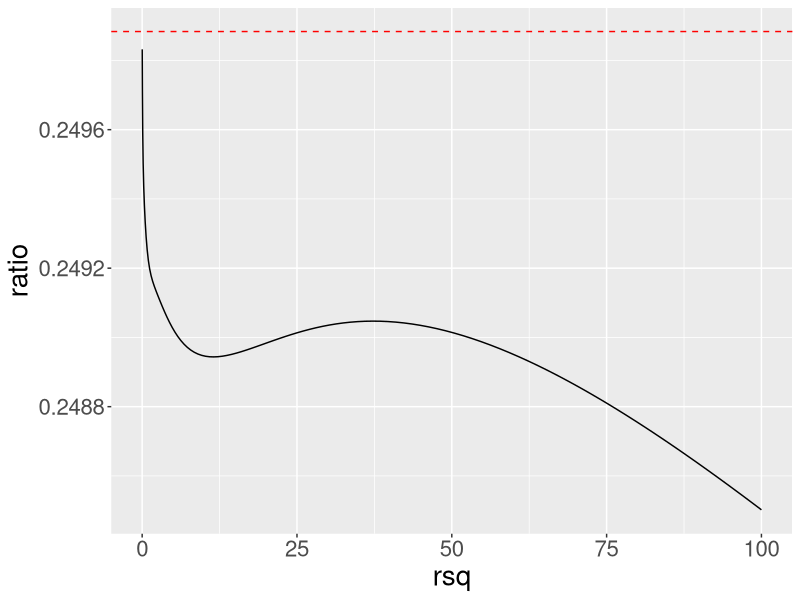
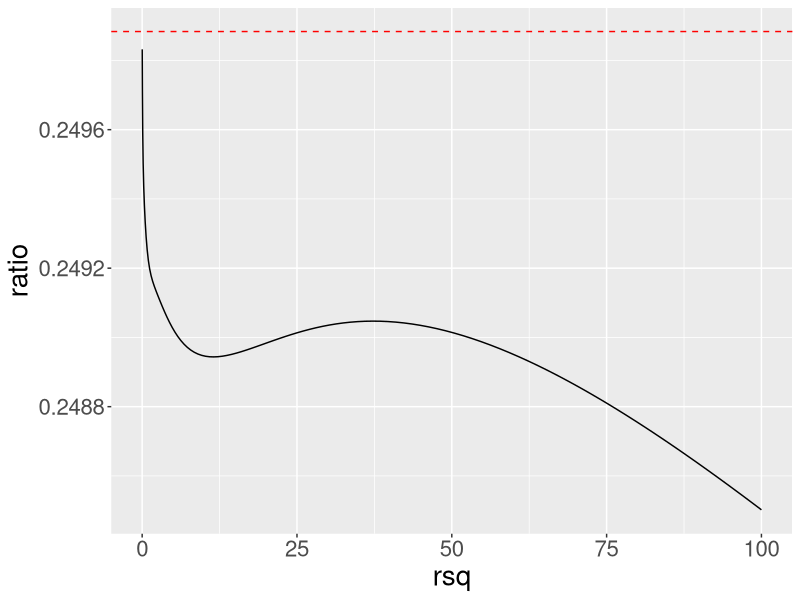

The R source for these figures, in order: (Note: a time limit stopped this script after it produced the figures.)
set.seed(123)

n <- 5e6
rsqVec <- c((1 : 100) / 10)^2
ratioVec <- rep(NA, length(rsqVec))
X <- matrix(rnorm(n * 3), n, 3)
ratioThres <- cov((X[, 1] - X[, 2])^2, (X[, 1] - X[, 3])^2) / 
  var((X[, 1] - X[, 2])^2)
for(i in 1 : length(rsqVec))
{
  rsq <- rsqVec[i]
  ratioVec[i] <- cov(- (X[, 1] - X[, 2])^2, exp(- rsq * (X[, 1] - X[, 3])^2)) / 
    cov(- (X[, 1] - X[, 2])^2, exp(- rsq * (X[, 1] - X[, 2])^2))
}
ratioVec

library(ggplot2)
mydf <- data.frame(rsq = rsqVec, ratio = ratioVec)
ggplot(data = mydf, aes(x = rsq, y = ratio)) +
  geom_line() +
  geom_hline(yintercept = ratioThres, size = 0.5, 
             color = "red", lty = "dashed") +
  theme(text = element_text(size = 20))
ggsave(paste0("normal_locs_ratio.pdf"), width = 7, height = 5)




set.seed(123)

n <- 5e6
rsqVec <- c((1 : 100) / 10)^2
ratioVec <- rep(NA, length(rsqVec))
X <- matrix(runif(n * 3, min = -0.5, max = 0.5), n, 3)
ratioThres <- cov((X[, 1] - X[, 2])^2, (X[, 1] - X[, 3])^2) / 
  var((X[, 1] - X[, 2])^2)
for(i in 1 : length(rsqVec))
{
  rsq <- rsqVec[i]
  ratioVec[i] <- cov(- (X[, 1] - X[, 2])^2, exp(- rsq * (X[, 1] - X[, 3])^2)) / 
    cov(- (X[, 1] - X[, 2])^2, exp(- rsq * (X[, 1] - X[, 2])^2))
}
ratioVec

library(ggplot2)
mydf <- data.frame(rsq = rsqVec, ratio = ratioVec)
ggplot(data = mydf, aes(x = rsq, y = ratio)) +
  geom_line() +
  geom_hline(yintercept = ratioThres, size = 0.5, 
             color = "red", lty = "dashed") +
  theme(text = element_text(size = 20))
ggsave(paste0("uniform_locs_ratio.pdf"), width = 7, height = 5)
